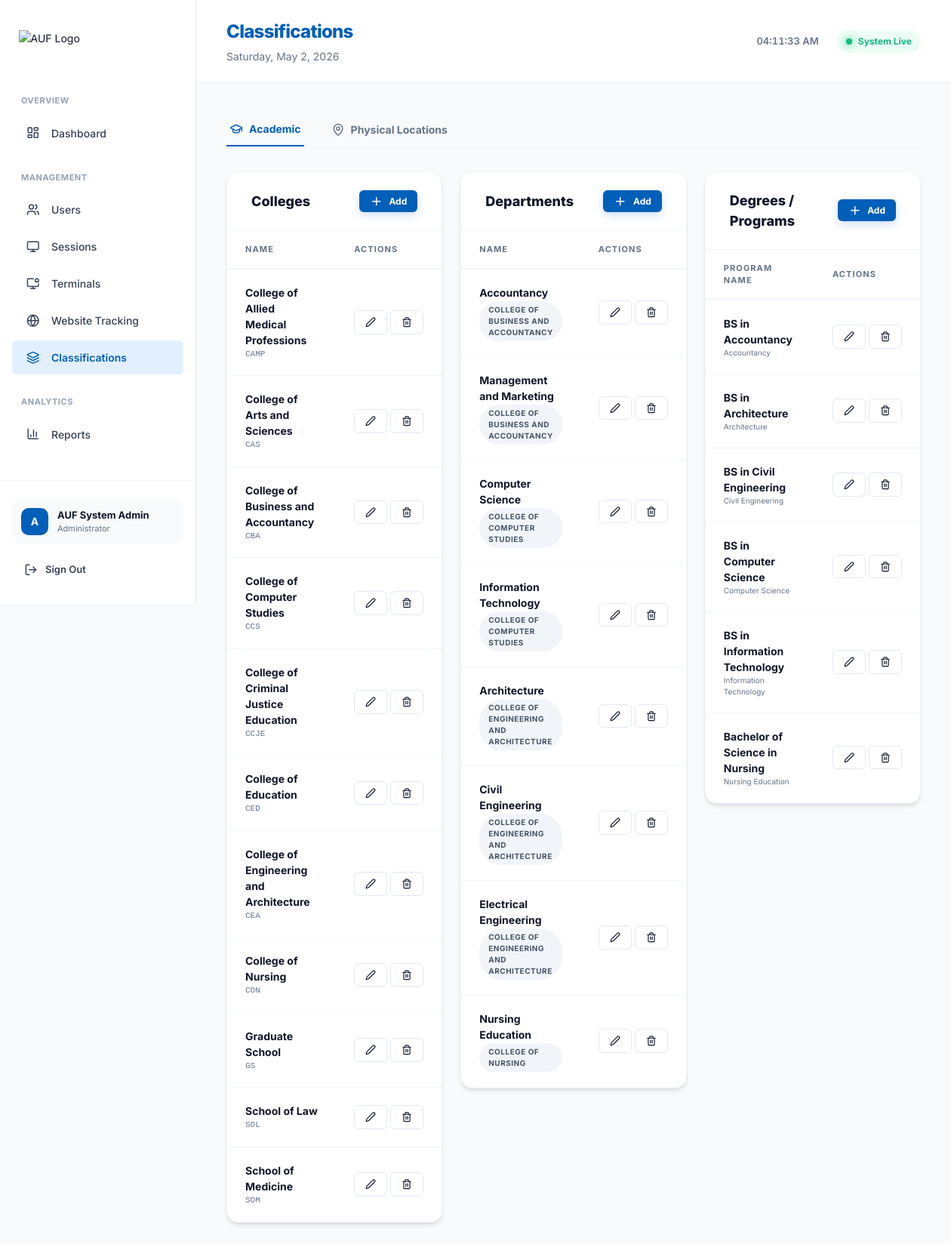
/server/admin/classifications.php (signed in), run on the app's committed database.
### tables this page shows
CREATE TABLE colleges (
    id   INT UNSIGNED AUTO_INCREMENT PRIMARY KEY,
    name VARCHAR(150) NOT NULL UNIQUE,
    code VARCHAR(50)  DEFAULT NULL UNIQUE
);

CREATE TABLE departments (
    id         INT UNSIGNED AUTO_INCREMENT PRIMARY KEY,
    college_id INT UNSIGNED NOT NULL,
    name       VARCHAR(150) NOT NULL,
    UNIQUE KEY (college_id, name),
    FOREIGN KEY (college_id) REFERENCES colleges(id) ON DELETE CASCADE
);

CREATE TABLE degrees (
    id            INT UNSIGNED AUTO_INCREMENT PRIMARY KEY,
    department_id INT UNSIGNED NOT NULL,
    name          VARCHAR(150) NOT NULL,
    UNIQUE KEY (department_id, name),
    FOREIGN KEY (department_id) REFERENCES departments(id) ON DELETE CASCADE
);

### server/includes/auth.php (called while the page is built, shortened)
<?php
require_once __DIR__ . '/helpers.php';
function current_admin(): array {
    return [
        'id'   => $_SESSION['admin_id']   ?? null,
        'name' => $_SESSION['admin_name'] ?? 'Admin',
    ];
}

### server/includes/helpers.php (called while the page is built, shortened)
<?php
function h(?string $str): string {
    return htmlspecialchars($str ?? '', ENT_QUOTES | ENT_HTML5, 'UTF-8');
}

### server/admin/classifications.php (the view, shortened to what this page needs)
<?php
require_once __DIR__ . '/../includes/helpers.php';
require_once __DIR__ . '/../includes/auth.php';
$pdo   = db();
$admin = current_admin();
$colleges = $pdo->query("SELECT * FROM colleges ORDER BY name ASC")->fetchAll();
$depts    = $pdo->query("SELECT d.*, c.name as college_name FROM departments d JOIN colleges c ON d.college_id = c.id ORDER BY c.name, d.name")->fetchAll();
$degrees  = $pdo->query("SELECT deg.*, d.name as dept_name FROM degrees deg JOIN departments d ON deg.department_id = d.id ORDER BY d.name, deg.name")->fetchAll();
$page = 'classifications';
include __DIR__ . '/partials/header.php';
?>
<div class="tabs-container" style="margin-bottom: 32px; border-bottom: 1px solid var(--border-light); display: flex; gap: 32px">
    <button class="tab-link active" onclick="switchTab(event, 'academic')" style="padding: 12px 4px; border: none; background: none; font-weight: 700; color: var(--primary); border-bottom: 2px solid var(--primary); cursor: pointer; display: flex; align-items: center; gap: 8px">
        <i data-lucide="graduation-cap" style="width:18px"></i> Academic
    </button>
    <button class="tab-link" onclick="switchTab(event, 'physical')" style="padding: 12px 4px; border: none; background: none; font-weight: 700; color: var(--text-muted); cursor: pointer; display: flex; align-items: center; gap: 8px">
        <i data-lucide="map-pin" style="width:18px"></i> Physical Locations
    </button>
</div>
<div id="academic" class="tab-content fade-in">
    <div class="row" style="display:grid; grid-template-columns: 1fr 1fr 1fr; gap: 24px;">
        <section>
            <div class="card">
                <div class="card-header">
                    <span class="card-title">Colleges</span>
                    <button class="btn btn-primary btn-sm" onclick="openModal('modal-add-college')"><i data-lucide="plus"></i> Add</button>
                </div>
                <div class="table-wrap">
                    <table>
                        <thead><tr><th>Name</th><th>Actions</th></tr></thead>
                        <tbody>
                            <?php foreach($colleges as $c): ?>
                            <tr>
                                <td>
                                    <div style="font-weight: 700"><?= h($c['name']) ?></div>
                                    <?php if ($c['code']): ?><div class="td-muted mono" style="font-size: 11px"><?= h($c['code']) ?></div><?php endif; ?>
                                </td>
                                <td>
                                    <div style="display: flex; gap: 4px">
                                        <button class="btn btn-outline btn-sm" onclick="editCollege(<?= $c['id'] ?>, '<?= addslashes(h($c['name'])) ?>', '<?= addslashes(h($c['code'])) ?>')"><i data-lucide="edit-2" style="width:14px"></i></button>
                                        <form method="POST" onsubmit="return confirm('Delete this college and all its departments?')">
                                            <button class="btn btn-outline btn-sm" style="color:var(--error)"><i data-lucide="trash-2" style="width:14px"></i></button>
                                        </form>
                                    </div>
                                </td>
                            </tr>
                            <?php endforeach; ?>
                        </tbody>
                    </table>
                </div>
            </div>
        </section>
        <section>
            <div class="card">
                <div class="card-header">
                    <span class="card-title">Departments</span>
                    <button class="btn btn-primary btn-sm" onclick="openModal('modal-add-dept')"><i data-lucide="plus"></i> Add</button>
                </div>
                <div class="table-wrap">
                    <table>
                        <thead><tr><th>Name</th><th>Actions</th></tr></thead>
                        <tbody>
                            <?php foreach($depts as $d): ?>
                            <tr>
                                <td>
                                    <div style="font-weight: 700"><?= h($d['name']) ?></div>
                                    <div class="badge badge-gray" style="font-size: 10px"><?= h($d['college_name']) ?></div>
                                </td>
                                <td>
                                    <div style="display: flex; gap: 4px">
                                        <button class="btn btn-outline btn-sm" onclick="editDept(<?= $d['id'] ?>, '<?= addslashes(h($d['name'])) ?>', <?= $d['college_id'] ?>)"><i data-lucide="edit-2" style="width:14px"></i></button>
                                        <form method="POST" onsubmit="return confirm('Delete this department and all its degrees?')">
                                            <button class="btn btn-outline btn-sm" style="color:var(--error)"><i data-lucide="trash-2" style="width:14px"></i></button>
                                        </form>
                                    </div>
                                </td>
                            </tr>
                            <?php endforeach; ?>
                        </tbody>
                    </table>
                </div>
            </div>
        </section>
        <section>
            <div class="card">
                <div class="card-header">
                    <span class="card-title">Degrees / Programs</span>
                    <button class="btn btn-primary btn-sm" onclick="openModal('modal-add-degree')"><i data-lucide="plus"></i> Add</button>
                </div>
                <div class="table-wrap">
                    <table>
                        <thead><tr><th>Program Name</th><th>Actions</th></tr></thead>
                        <tbody>
                            <?php foreach($degrees as $deg): ?>
                            <tr>
                                <td>
                                    <div style="font-weight: 700"><?= h($deg['name']) ?></div>
                                    <div class="td-muted" style="font-size: 10px"><?= h($deg['dept_name']) ?></div>
                                </td>
                                <td>
                                    <div style="display: flex; gap: 4px">
                                        <button class="btn btn-outline btn-sm" onclick="editDegree(<?= $deg['id'] ?>, '<?= addslashes(h($deg['name'])) ?>', <?= $deg['department_id'] ?>)"><i data-lucide="edit-2" style="width:14px"></i></button>
                                        <form method="POST" onsubmit="return confirm('Delete this degree?')">
                                            <button class="btn btn-outline btn-sm" style="color:var(--error)"><i data-lucide="trash-2" style="width:14px"></i></button>
                                        </form>
                                    </div>
                                </td>
                            </tr>
                            <?php endforeach; ?>
                        </tbody>
                    </table>
                </div>
            </div>
        </section>
    </div>
</div>
<?php include __DIR__ . '/partials/footer.php'; ?>

### server/admin/partials/header.php (shortened to what this page needs)
<!DOCTYPE html>
<html lang="en">
<head>
  <link rel="stylesheet" href="<?= ASSETS_URL ?>/css/admin.css?v=1.2.2">
</head>
<body>
<div class="layout">
  <aside class="sidebar">
    <div class="sidebar-logo" style="justify-content: center; padding: 40px 24px;">
      <div class="logo-image" style="width: 210px; height: auto; flex-shrink: 0;">
        <img src="<?= ASSETS_URL ?>/img/auf_ul_logo.png" alt="AUF Logo" style="width: 100%; height: auto; object-fit: contain;">
      </div>
    </div>
    <nav class="sidebar-nav">
      <span class="nav-section-label">Overview</span>
      <a href="dashboard.php" class="nav-item <?= $page==='dashboard' ? 'active' : '' ?>">
        <span class="nav-icon"><i data-lucide="layout-dashboard"></i></span> Dashboard
      </a>
      <span class="nav-section-label">Management</span>
      <a href="users.php" class="nav-item <?= $page==='users' ? 'active' : '' ?>">
        <span class="nav-icon"><i data-lucide="users"></i></span> Users
      </a>
      <a href="sessions.php" class="nav-item <?= $page==='sessions' ? 'active' : '' ?>">
        <span class="nav-icon"><i data-lucide="monitor"></i></span> Sessions
      </a>
      <a href="terminals.php" class="nav-item <?= $page==='terminals' ? 'active' : '' ?>">
        <span class="nav-icon"><i data-lucide="monitor-dot"></i></span> Terminals
      </a>
      <a href="websites.php" class="nav-item <?= $page==='websites' ? 'active' : '' ?>">
        <span class="nav-icon"><i data-lucide="globe"></i></span> Website Tracking
      </a>
      <a href="classifications.php" class="nav-item <?= $page==='classifications' ? 'active' : '' ?>">
        <span class="nav-icon"><i data-lucide="layers"></i></span> Classifications
      </a>
      <span class="nav-section-label">Analytics</span>
      <a href="reports.php" class="nav-item <?= $page==='reports' ? 'active' : '' ?>">
        <span class="nav-icon"><i data-lucide="bar-chart-3"></i></span> Reports
      </a>
    </nav>
    <div class="sidebar-footer">
      <div class="admin-chip">
        <div class="admin-avatar"><?= strtoupper(substr($admin['name'], 0, 1)) ?></div>
        <div class="admin-info">
          <div class="admin-name"><?= h($admin['name']) ?></div>
          <div class="admin-role">Administrator</div>
        </div>
      </div>
      <a href="logout.php" class="btn-logout">
        <i data-lucide="log-out" style="width:18px"></i> Sign Out
      </a>
    </div>
  </aside>
  <div class="main-content">
    <div class="topbar">
      <div>
        <div class="topbar-title"><?= ucfirst($page) ?></div>
        <div class="topbar-subtitle"><?= date('l, F j, Y') ?></div>
      </div>
      <div class="topbar-right">
        <span id="live-clock" style="font-size:13px;color:var(--text-muted);font-variant-numeric:tabular-nums;font-weight:600"></span>
        <div class="live-badge"><span class="live-dot"></span> System Live</div>
      </div>
    </div>
    <div class="page-content fade-in">

### server/admin/partials/footer.php (shortened to what this page needs)
    </div>
  </div>
</div>
</body>
</html>

### data on the page
colleges: name "College of Allied Medical Professions", code "CAMP"
colleges: name "College of Arts and Sciences", code "CAS"
colleges: name "College of Business and Accountancy", code "CBA"
colleges: name "College of Computer Studies", code "CCS"
colleges: name "College of Criminal Justice Education", code "CCJE"
colleges: name "College of Education", code "CED"
colleges: name "College of Engineering and Architecture", code "CEA"
colleges: name "College of Nursing", code "CON"
colleges: name "Graduate School", code "GS"
colleges: name "School of Law", code "SOL"
colleges: name "School of Medicine", code "SOM"
departments: name "Accountancy", college.name "COLLEGE OF BUSINESS AND ACCOUNTANCY"
departments: name "Management and Marketing", college.name "COLLEGE OF BUSINESS AND ACCOUNTANCY"
departments: name "Computer Science", college.name "COLLEGE OF COMPUTER STUDIES"
departments: name "Information Technology", college.name "COLLEGE OF COMPUTER STUDIES"
departments: name "Architecture", college.name "COLLEGE OF ENGINEERING AND ARCHITECTURE"
departments: name "Civil Engineering", college.name "COLLEGE OF ENGINEERING AND ARCHITECTURE"
departments: name "Electrical Engineering", college.name "COLLEGE OF ENGINEERING AND ARCHITECTURE"
departments: name "Nursing Education", college.name "COLLEGE OF NURSING"
degrees: name "BS in Accountancy", department.name "Accountancy"
degrees: name "BS in Architecture", department.name "Architecture"
degrees: name "BS in Civil Engineering", department.name "Civil Engineering"
degrees: name "BS in Computer Science", department.name "Computer Science"
degrees: name "BS in Information Technology", department.name "Information Technology"
degrees: name "Bachelor of Science in Nursing", department.name "Nursing Education"

### other printed values
substr($admin['name'], 0, 1) "A"
$admin['name'] "AUF System Admin"
$page "Classifications"
